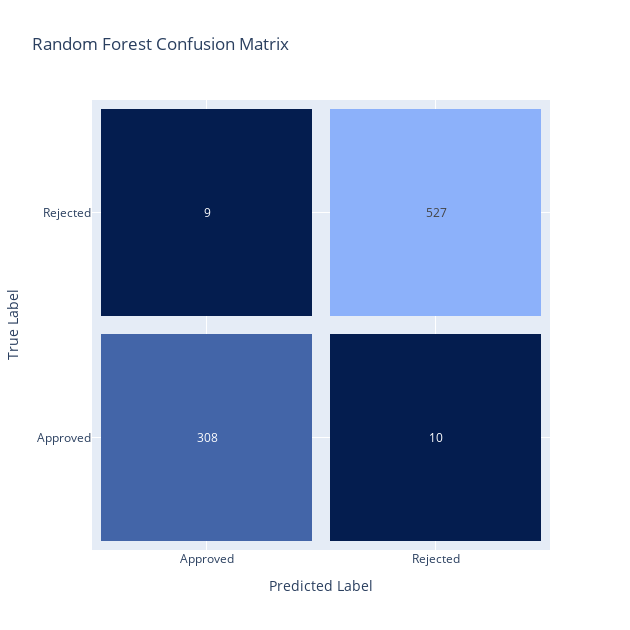

Write notebook code for a chart like this one.
### Code cell
import plotly.graph_objects as go
from sklearn.ensemble import RandomForestClassifier
from sklearn.metrics import classification_report, confusion_matrix


# Create a RandomForestClassifier instance
random_forest = RandomForestClassifier(random_state=42)

# Train the random forest model
random_forest.fit(x_train, y_train)

# Predict on the test set
y_pred_rf = random_forest.predict(x_test)


# Compute confusion matrix
cm_rf = confusion_matrix(y_test, y_pred_rf.round())

# Compute classification report
report_rf = classification_report(y_test, y_pred_rf.round())

# Create heatmap trace
trace2 = go.Heatmap(z=cm_rf,
                   x=['Approved', 'Rejected'],
                   y=['Approved', 'Rejected'],
                   showscale=False,
                   colorscale=[
                       [0.0, "#041d4f"],  # Light blue
                       [0.5, "#365799"],  # Medium blue
                       [1.0, "#8cb1fa"],  # Dark purple
                   ],
                   xgap=18,
                   ygap=18,
                   text=cm_rf,
                   texttemplate="%{text}")

# Create layout
layout = go.Layout(title='Random Forest Confusion Matrix',
                   xaxis=dict(title='Predicted Label', range=[-0.5, 1.5]),
                   yaxis=dict(title='True Label', range=[-0.5, 1.5]))

# Create figure
fig = go.Figure(data=[trace2], layout=layout)

# Dynamically adjust figure size based on matrix size
fig.update_layout(width=630, height=630)  # Adjust the width and height as needed


# Display the figure
fig.show()

### Figure 1 — Plotly figure (JSON) as saved in the notebook; plotly's stock layout.template omitted (floating-point values rounded to 4 significant figures)
{"data": [{"colorscale": [[0, "#041d4f"], [0.5, "#365799"], [1, "#8cb1fa"]], "showscale": false, "text": [[308, 10], [9, 527]], "texttemplate": "%{text}", "type": "heatmap", "x": ["Approved", "Rejected"], "xgap": 18, "y": ["Approved", "Rejected"], "ygap": 18, "z": [[308, 10], [9, 527]]}], "layout": {"height": 630, "title": {"text": "Random Forest Confusion Matrix"}, "width": 630, "xaxis": {"range": [-0.5, 1.5], "title": {"text": "Predicted Label"}}, "yaxis": {"range": [-0.5, 1.5], "title": {"text": "True Label"}}}}
